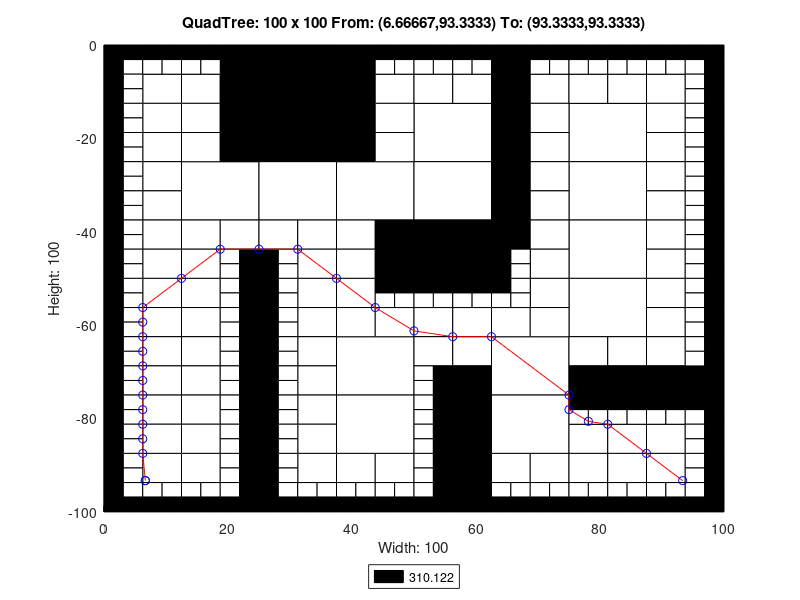

Source code (MATLAB):
axis([0 100 -100 0]);
title('QuadTree: 100 x 100 From: (6.66667,93.3333) To: (93.3333,93.3333)');
xlabel('Width: 100');
ylabel('Height: 100');
rectangle('Position',[25 -12.5 12.5 12.5], 'FaceColor',[0 0 0]);
rectangle('Position',[25 -25 12.5 12.5], 'FaceColor',[0 0 0]);
rectangle('Position',[12.5 -37.5 12.5 12.5], 'FaceColor',[1 1 1]);
rectangle('Position',[25 -37.5 12.5 12.5], 'FaceColor',[1 1 1]);
rectangle('Position',[37.5 -37.5 12.5 12.5], 'FaceColor',[1 1 1]);
rectangle('Position',[50 -25 12.5 12.5], 'FaceColor',[1 1 1]);
rectangle('Position',[75 -25 12.5 12.5], 'FaceColor',[1 1 1]);
rectangle('Position',[50 -37.5 12.5 12.5], 'FaceColor',[1 1 1]);
rectangle('Position',[50 -50 12.5 12.5], 'FaceColor',[0 0 0]);
rectangle('Position',[75 -37.5 12.5 12.5], 'FaceColor',[1 1 1]);
rectangle('Position',[75 -50 12.5 12.5], 'FaceColor',[1 1 1]);
rectangle('Position',[37.5 -75 12.5 12.5], 'FaceColor',[1 1 1]);
rectangle('Position',[37.5 -87.5 12.5 12.5], 'FaceColor',[1 1 1]);
rectangle('Position',[62.5 -75 12.5 12.5], 'FaceColor',[1 1 1]);
rectangle('Position',[75 -62.5 12.5 12.5], 'FaceColor',[1 1 1]);
rectangle('Position',[62.5 -87.5 12.5 12.5], 'FaceColor',[1 1 1]);
rectangle('Position',[6.25 -12.5 6.25 6.25], 'FaceColor',[1 1 1]);
rectangle('Position',[18.75 -6.25 6.25 6.25], 'FaceColor',[0 0 0]);
rectangle('Position',[12.5 -12.5 6.25 6.25], 'FaceColor',[1 1 1]);
rectangle('Position',[18.75 -12.5 6.25 6.25], 'FaceColor',[0 0 0]);
rectangle('Position',[6.25 -18.75 6.25 6.25], 'FaceColor',[1 1 1]);
rectangle('Position',[6.25 -25 6.25 6.25], 'FaceColor',[1 1 1]);
rectangle('Position',[12.5 -18.75 6.25 6.25], 'FaceColor',[1 1 1]);
rectangle('Position',[18.75 -18.75 6.25 6.25], 'FaceColor',[0 0 0]);
rectangle('Position',[12.5 -25 6.25 6.25], 'FaceColor',[1 1 1]);
rectangle('Position',[18.75 -25 6.25 6.25], 'FaceColor',[0 0 0]);
rectangle('Position',[37.5 -6.25 6.25 6.25], 'FaceColor',[0 0 0]);
rectangle('Position',[37.5 -12.5 6.25 6.25], 'FaceColor',[0 0 0]);
rectangle('Position',[43.75 -12.5 6.25 6.25], 'FaceColor',[1 1 1]);
rectangle('Position',[37.5 -18.75 6.25 6.25], 'FaceColor',[0 0 0]);
rectangle('Position',[43.75 -18.75 6.25 6.25], 'FaceColor',[1 1 1]);
rectangle('Position',[37.5 -25 6.25 6.25], 'FaceColor',[0 0 0]);
rectangle('Position',[43.75 -25 6.25 6.25], 'FaceColor',[1 1 1]);
rectangle('Position',[6.25 -31.25 6.25 6.25], 'FaceColor',[1 1 1]);
rectangle('Position',[6.25 -37.5 6.25 6.25], 'FaceColor',[1 1 1]);
rectangle('Position',[6.25 -43.75 6.25 6.25], 'FaceColor',[1 1 1]);
rectangle('Position',[6.25 -50 6.25 6.25], 'FaceColor',[1 1 1]);
rectangle('Position',[12.5 -43.75 6.25 6.25], 'FaceColor',[1 1 1]);
rectangle('Position',[18.75 -43.75 6.25 6.25], 'FaceColor',[1 1 1]);
rectangle('Position',[12.5 -50 6.25 6.25], 'FaceColor',[1 1 1]);
rectangle('Position',[25 -43.75 6.25 6.25], 'FaceColor',[1 1 1]);
rectangle('Position',[31.25 -43.75 6.25 6.25], 'FaceColor',[1 1 1]);
rectangle('Position',[31.25 -50 6.25 6.25], 'FaceColor',[1 1 1]);
rectangle('Position',[37.5 -43.75 6.25 6.25], 'FaceColor',[1 1 1]);
rectangle('Position',[43.75 -43.75 6.25 6.25], 'FaceColor',[0 0 0]);
rectangle('Position',[37.5 -50 6.25 6.25], 'FaceColor',[1 1 1]);
rectangle('Position',[43.75 -50 6.25 6.25], 'FaceColor',[0 0 0]);
rectangle('Position',[50 -12.5 6.25 6.25], 'FaceColor',[1 1 1]);
rectangle('Position',[56.25 -12.5 6.25 6.25], 'FaceColor',[1 1 1]);
rectangle('Position',[62.5 -6.25 6.25 6.25], 'FaceColor',[0 0 0]);
rectangle('Position',[62.5 -12.5 6.25 6.25], 'FaceColor',[0 0 0]);
rectangle('Position',[68.75 -12.5 6.25 6.25], 'FaceColor',[1 1 1]);
rectangle('Position',[62.5 -18.75 6.25 6.25], 'FaceColor',[0 0 0]);
rectangle('Position',[68.75 -18.75 6.25 6.25], 'FaceColor',[1 1 1]);
rectangle('Position',[62.5 -25 6.25 6.25], 'FaceColor',[0 0 0]);
rectangle('Position',[68.75 -25 6.25 6.25], 'FaceColor',[1 1 1]);
rectangle('Position',[75 -12.5 6.25 6.25], 'FaceColor',[1 1 1]);
rectangle('Position',[81.25 -12.5 6.25 6.25], 'FaceColor',[1 1 1]);
rectangle('Position',[87.5 -12.5 6.25 6.25], 'FaceColor',[1 1 1]);
rectangle('Position',[87.5 -18.75 6.25 6.25], 'FaceColor',[1 1 1]);
rectangle('Position',[87.5 -25 6.25 6.25], 'FaceColor',[1 1 1]);
rectangle('Position',[62.5 -31.25 6.25 6.25], 'FaceColor',[0 0 0]);
rectangle('Position',[68.75 -31.25 6.25 6.25], 'FaceColor',[1 1 1]);
rectangle('Position',[62.5 -37.5 6.25 6.25], 'FaceColor',[0 0 0]);
rectangle('Position',[68.75 -37.5 6.25 6.25], 'FaceColor',[1 1 1]);
rectangle('Position',[62.5 -43.75 6.25 6.25], 'FaceColor',[0 0 0]);
rectangle('Position',[68.75 -43.75 6.25 6.25], 'FaceColor',[1 1 1]);
rectangle('Position',[68.75 -50 6.25 6.25], 'FaceColor',[1 1 1]);
rectangle('Position',[87.5 -31.25 6.25 6.25], 'FaceColor',[1 1 1]);
rectangle('Position',[87.5 -37.5 6.25 6.25], 'FaceColor',[1 1 1]);
rectangle('Position',[87.5 -43.75 6.25 6.25], 'FaceColor',[1 1 1]);
rectangle('Position',[87.5 -50 6.25 6.25], 'FaceColor',[1 1 1]);
rectangle('Position',[6.25 -56.25 6.25 6.25], 'FaceColor',[1 1 1]);
rectangle('Position',[6.25 -62.5 6.25 6.25], 'FaceColor',[1 1 1]);
rectangle('Position',[12.5 -56.25 6.25 6.25], 'FaceColor',[1 1 1]);
rectangle('Position',[12.5 -62.5 6.25 6.25], 'FaceColor',[1 1 1]);
rectangle('Position',[6.25 -68.75 6.25 6.25], 'FaceColor',[1 1 1]);
rectangle('Position',[6.25 -75 6.25 6.25], 'FaceColor',[1 1 1]);
rectangle('Position',[12.5 -68.75 6.25 6.25], 'FaceColor',[1 1 1]);
rectangle('Position',[12.5 -75 6.25 6.25], 'FaceColor',[1 1 1]);
rectangle('Position',[31.25 -56.25 6.25 6.25], 'FaceColor',[1 1 1]);
rectangle('Position',[31.25 -62.5 6.25 6.25], 'FaceColor',[1 1 1]);
rectangle('Position',[37.5 -56.25 6.25 6.25], 'FaceColor',[1 1 1]);
rectangle('Position',[37.5 -62.5 6.25 6.25], 'FaceColor',[1 1 1]);
rectangle('Position',[43.75 -62.5 6.25 6.25], 'FaceColor',[1 1 1]);
rectangle('Position',[31.25 -68.75 6.25 6.25], 'FaceColor',[1 1 1]);
rectangle('Position',[31.25 -75 6.25 6.25], 'FaceColor',[1 1 1]);
rectangle('Position',[6.25 -81.25 6.25 6.25], 'FaceColor',[1 1 1]);
rectangle('Position',[6.25 -87.5 6.25 6.25], 'FaceColor',[1 1 1]);
rectangle('Position',[12.5 -81.25 6.25 6.25], 'FaceColor',[1 1 1]);
rectangle('Position',[12.5 -87.5 6.25 6.25], 'FaceColor',[1 1 1]);
rectangle('Position',[6.25 -93.75 6.25 6.25], 'FaceColor',[1 1 1]);
rectangle('Position',[12.5 -93.75 6.25 6.25], 'FaceColor',[1 1 1]);
rectangle('Position',[31.25 -81.25 6.25 6.25], 'FaceColor',[1 1 1]);
rectangle('Position',[31.25 -87.5 6.25 6.25], 'FaceColor',[1 1 1]);
rectangle('Position',[31.25 -93.75 6.25 6.25], 'FaceColor',[1 1 1]);
rectangle('Position',[37.5 -93.75 6.25 6.25], 'FaceColor',[1 1 1]);
rectangle('Position',[43.75 -93.75 6.25 6.25], 'FaceColor',[1 1 1]);
rectangle('Position',[50 -62.5 6.25 6.25], 'FaceColor',[1 1 1]);
rectangle('Position',[56.25 -62.5 6.25 6.25], 'FaceColor',[1 1 1]);
rectangle('Position',[68.75 -56.25 6.25 6.25], 'FaceColor',[1 1 1]);
rectangle('Position',[62.5 -62.5 6.25 6.25], 'FaceColor',[1 1 1]);
rectangle('Position',[68.75 -62.5 6.25 6.25], 'FaceColor',[1 1 1]);
rectangle('Position',[50 -68.75 6.25 6.25], 'FaceColor',[1 1 1]);
rectangle('Position',[56.25 -68.75 6.25 6.25], 'FaceColor',[1 1 1]);
rectangle('Position',[56.25 -75 6.25 6.25], 'FaceColor',[0 0 0]);
rectangle('Position',[87.5 -56.25 6.25 6.25], 'FaceColor',[1 1 1]);
rectangle('Position',[87.5 -62.5 6.25 6.25], 'FaceColor',[1 1 1]);
rectangle('Position',[75 -68.75 6.25 6.25], 'FaceColor',[1 1 1]);
rectangle('Position',[81.25 -68.75 6.25 6.25], 'FaceColor',[1 1 1]);
rectangle('Position',[75 -75 6.25 6.25], 'FaceColor',[0 0 0]);
rectangle('Position',[81.25 -75 6.25 6.25], 'FaceColor',[0 0 0]);
rectangle('Position',[87.5 -68.75 6.25 6.25], 'FaceColor',[1 1 1]);
rectangle('Position',[87.5 -75 6.25 6.25], 'FaceColor',[0 0 0]);
rectangle('Position',[93.75 -75 6.25 6.25], 'FaceColor',[0 0 0]);
rectangle('Position',[56.25 -81.25 6.25 6.25], 'FaceColor',[0 0 0]);
rectangle('Position',[56.25 -87.5 6.25 6.25], 'FaceColor',[0 0 0]);
rectangle('Position',[56.25 -93.75 6.25 6.25], 'FaceColor',[0 0 0]);
rectangle('Position',[56.25 -100 6.25 6.25], 'FaceColor',[0 0 0]);
rectangle('Position',[62.5 -93.75 6.25 6.25], 'FaceColor',[1 1 1]);
rectangle('Position',[68.75 -93.75 6.25 6.25], 'FaceColor',[1 1 1]);
rectangle('Position',[75 -87.5 6.25 6.25], 'FaceColor',[1 1 1]);
rectangle('Position',[81.25 -87.5 6.25 6.25], 'FaceColor',[1 1 1]);
rectangle('Position',[87.5 -87.5 6.25 6.25], 'FaceColor',[1 1 1]);
rectangle('Position',[75 -93.75 6.25 6.25], 'FaceColor',[1 1 1]);
rectangle('Position',[81.25 -93.75 6.25 6.25], 'FaceColor',[1 1 1]);
rectangle('Position',[87.5 -93.75 6.25 6.25], 'FaceColor',[1 1 1]);
rectangle('Position',[0 -3.125 3.125 3.125], 'FaceColor',[0 0 0]);
rectangle('Position',[3.125 -3.125 3.125 3.125], 'FaceColor',[0 0 0]);
rectangle('Position',[0 -6.25 3.125 3.125], 'FaceColor',[0 0 0]);
rectangle('Position',[3.125 -6.25 3.125 3.125], 'FaceColor',[1 1 1]);
rectangle('Position',[6.25 -3.125 3.125 3.125], 'FaceColor',[0 0 0]);
rectangle('Position',[9.375 -3.125 3.125 3.125], 'FaceColor',[0 0 0]);
rectangle('Position',[6.25 -6.25 3.125 3.125], 'FaceColor',[1 1 1]);
rectangle('Position',[9.375 -6.25 3.125 3.125], 'FaceColor',[1 1 1]);
rectangle('Position',[0 -9.375 3.125 3.125], 'FaceColor',[0 0 0]);
rectangle('Position',[3.125 -9.375 3.125 3.125], 'FaceColor',[1 1 1]);
rectangle('Position',[0 -12.5 3.125 3.125], 'FaceColor',[0 0 0]);
rectangle('Position',[3.125 -12.5 3.125 3.125], 'FaceColor',[1 1 1]);
rectangle('Position',[12.5 -3.125 3.125 3.125], 'FaceColor',[0 0 0]);
rectangle('Position',[15.625 -3.125 3.125 3.125], 'FaceColor',[0 0 0]);
rectangle('Position',[12.5 -6.25 3.125 3.125], 'FaceColor',[1 1 1]);
rectangle('Position',[15.625 -6.25 3.125 3.125], 'FaceColor',[1 1 1]);
rectangle('Position',[0 -15.625 3.125 3.125], 'FaceColor',[0 0 0]);
rectangle('Position',[3.125 -15.625 3.125 3.125], 'FaceColor',[1 1 1]);
rectangle('Position',[0 -18.75 3.125 3.125], 'FaceColor',[0 0 0]);
rectangle('Position',[3.125 -18.75 3.125 3.125], 'FaceColor',[1 1 1]);
rectangle('Position',[0 -21.875 3.125 3.125], 'FaceColor',[0 0 0]);
rectangle('Position',[3.125 -21.875 3.125 3.125], 'FaceColor',[1 1 1]);
rectangle('Position',[0 -25 3.125 3.125], 'FaceColor',[0 0 0]);
rectangle('Position',[3.125 -25 3.125 3.125], 'FaceColor',[1 1 1]);
rectangle('Position',[43.75 -3.125 3.125 3.125], 'FaceColor',[0 0 0]);
rectangle('Position',[46.875 -3.125 3.125 3.125], 'FaceColor',[0 0 0]);
rectangle('Position',[43.75 -6.25 3.125 3.125], 'FaceColor',[1 1 1]);
rectangle('Position',[46.875 -6.25 3.125 3.125], 'FaceColor',[1 1 1]);
rectangle('Position',[0 -28.125 3.125 3.125], 'FaceColor',[0 0 0]);
rectangle('Position',[3.125 -28.125 3.125 3.125], 'FaceColor',[1 1 1]);
rectangle('Position',[0 -31.25 3.125 3.125], 'FaceColor',[0 0 0]);
rectangle('Position',[3.125 -31.25 3.125 3.125], 'FaceColor',[1 1 1]);
rectangle('Position',[0 -34.375 3.125 3.125], 'FaceColor',[0 0 0]);
rectangle('Position',[3.125 -34.375 3.125 3.125], 'FaceColor',[1 1 1]);
rectangle('Position',[0 -37.5 3.125 3.125], 'FaceColor',[0 0 0]);
rectangle('Position',[3.125 -37.5 3.125 3.125], 'FaceColor',[1 1 1]);
rectangle('Position',[0 -40.625 3.125 3.125], 'FaceColor',[0 0 0]);
rectangle('Position',[3.125 -40.625 3.125 3.125], 'FaceColor',[1 1 1]);
rectangle('Position',[0 -43.75 3.125 3.125], 'FaceColor',[0 0 0]);
rectangle('Position',[3.125 -43.75 3.125 3.125], 'FaceColor',[1 1 1]);
rectangle('Position',[0 -46.875 3.125 3.125], 'FaceColor',[0 0 0]);
rectangle('Position',[3.125 -46.875 3.125 3.125], 'FaceColor',[1 1 1]);
rectangle('Position',[0 -50 3.125 3.125], 'FaceColor',[0 0 0]);
rectangle('Position',[3.125 -50 3.125 3.125], 'FaceColor',[1 1 1]);
rectangle('Position',[18.75 -46.875 3.125 3.125], 'FaceColor',[1 1 1]);
rectangle('Position',[21.875 -46.875 3.125 3.125], 'FaceColor',[0 0 0]);
rectangle('Position',[18.75 -50 3.125 3.125], 'FaceColor',[1 1 1]);
rectangle('Position',[21.875 -50 3.125 3.125], 'FaceColor',[0 0 0]);
rectangle('Position',[25 -46.875 3.125 3.125], 'FaceColor',[0 0 0]);
rectangle('Position',[28.125 -46.875 3.125 3.125], 'FaceColor',[1 1 1]);
rectangle('Position',[25 -50 3.125 3.125], 'FaceColor',[0 0 0]);
rectangle('Position',[28.125 -50 3.125 3.125], 'FaceColor',[1 1 1]);
rectangle('Position',[50 -3.125 3.125 3.125], 'FaceColor',[0 0 0]);
rectangle('Position',[53.125 -3.125 3.125 3.125], 'FaceColor',[0 0 0]);
rectangle('Position',[50 -6.25 3.125 3.125], 'FaceColor',[1 1 1]);
rectangle('Position',[53.125 -6.25 3.125 3.125], 'FaceColor',[1 1 1]);
rectangle('Position',[56.25 -3.125 3.125 3.125], 'FaceColor',[0 0 0]);
rectangle('Position',[59.375 -3.125 3.125 3.125], 'FaceColor',[0 0 0]);
rectangle('Position',[56.25 -6.25 3.125 3.125], 'FaceColor',[1 1 1]);
rectangle('Position',[59.375 -6.25 3.125 3.125], 'FaceColor',[1 1 1]);
rectangle('Position',[68.75 -3.125 3.125 3.125], 'FaceColor',[0 0 0]);
rectangle('Position',[71.875 -3.125 3.125 3.125], 'FaceColor',[0 0 0]);
rectangle('Position',[68.75 -6.25 3.125 3.125], 'FaceColor',[1 1 1]);
rectangle('Position',[71.875 -6.25 3.125 3.125], 'FaceColor',[1 1 1]);
rectangle('Position',[75 -3.125 3.125 3.125], 'FaceColor',[0 0 0]);
rectangle('Position',[78.125 -3.125 3.125 3.125], 'FaceColor',[0 0 0]);
rectangle('Position',[75 -6.25 3.125 3.125], 'FaceColor',[1 1 1]);
rectangle('Position',[78.125 -6.25 3.125 3.125], 'FaceColor',[1 1 1]);
rectangle('Position',[81.25 -3.125 3.125 3.125], 'FaceColor',[0 0 0]);
rectangle('Position',[84.375 -3.125 3.125 3.125], 'FaceColor',[0 0 0]);
rectangle('Position',[81.25 -6.25 3.125 3.125], 'FaceColor',[1 1 1]);
rectangle('Position',[84.375 -6.25 3.125 3.125], 'FaceColor',[1 1 1]);
rectangle('Position',[87.5 -3.125 3.125 3.125], 'FaceColor',[0 0 0]);
rectangle('Position',[90.625 -3.125 3.125 3.125], 'FaceColor',[0 0 0]);
rectangle('Position',[87.5 -6.25 3.125 3.125], 'FaceColor',[1 1 1]);
rectangle('Position',[90.625 -6.25 3.125 3.125], 'FaceColor',[1 1 1]);
rectangle('Position',[93.75 -3.125 3.125 3.125], 'FaceColor',[0 0 0]);
rectangle('Position',[96.875 -3.125 3.125 3.125], 'FaceColor',[0 0 0]);
rectangle('Position',[93.75 -6.25 3.125 3.125], 'FaceColor',[1 1 1]);
rectangle('Position',[96.875 -6.25 3.125 3.125], 'FaceColor',[0 0 0]);
rectangle('Position',[93.75 -9.375 3.125 3.125], 'FaceColor',[1 1 1]);
rectangle('Position',[96.875 -9.375 3.125 3.125], 'FaceColor',[0 0 0]);
rectangle('Position',[93.75 -12.5 3.125 3.125], 'FaceColor',[1 1 1]);
rectangle('Position',[96.875 -12.5 3.125 3.125], 'FaceColor',[0 0 0]);
rectangle('Position',[93.75 -15.625 3.125 3.125], 'FaceColor',[1 1 1]);
rectangle('Position',[96.875 -15.625 3.125 3.125], 'FaceColor',[0 0 0]);
rectangle('Position',[93.75 -18.75 3.125 3.125], 'FaceColor',[1 1 1]);
rectangle('Position',[96.875 -18.75 3.125 3.125], 'FaceColor',[0 0 0]);
rectangle('Position',[93.75 -21.875 3.125 3.125], 'FaceColor',[1 1 1]);
rectangle('Position',[96.875 -21.875 3.125 3.125], 'FaceColor',[0 0 0]);
rectangle('Position',[93.75 -25 3.125 3.125], 'FaceColor',[1 1 1]);
rectangle('Position',[96.875 -25 3.125 3.125], 'FaceColor',[0 0 0]);
rectangle('Position',[62.5 -46.875 3.125 3.125], 'FaceColor',[0 0 0]);
rectangle('Position',[65.625 -46.875 3.125 3.125], 'FaceColor',[1 1 1]);
rectangle('Position',[62.5 -50 3.125 3.125], 'FaceColor',[0 0 0]);
rectangle('Position',[65.625 -50 3.125 3.125], 'FaceColor',[1 1 1]);
rectangle('Position',[93.75 -28.125 3.125 3.125], 'FaceColor',[1 1 1]);
rectangle('Position',[96.875 -28.125 3.125 3.125], 'FaceColor',[0 0 0]);
rectangle('Position',[93.75 -31.25 3.125 3.125], 'FaceColor',[1 1 1]);
rectangle('Position',[96.875 -31.25 3.125 3.125], 'FaceColor',[0 0 0]);
rectangle('Position',[93.75 -34.375 3.125 3.125], 'FaceColor',[1 1 1]);
rectangle('Position',[96.875 -34.375 3.125 3.125], 'FaceColor',[0 0 0]);
rectangle('Position',[93.75 -37.5 3.125 3.125], 'FaceColor',[1 1 1]);
rectangle('Position',[96.875 -37.5 3.125 3.125], 'FaceColor',[0 0 0]);
rectangle('Position',[93.75 -40.625 3.125 3.125], 'FaceColor',[1 1 1]);
rectangle('Position',[96.875 -40.625 3.125 3.125], 'FaceColor',[0 0 0]);
rectangle('Position',[93.75 -43.75 3.125 3.125], 'FaceColor',[1 1 1]);
rectangle('Position',[96.875 -43.75 3.125 3.125], 'FaceColor',[0 0 0]);
rectangle('Position',[93.75 -46.875 3.125 3.125], 'FaceColor',[1 1 1]);
rectangle('Position',[96.875 -46.875 3.125 3.125], 'FaceColor',[0 0 0]);
rectangle('Position',[93.75 -50 3.125 3.125], 'FaceColor',[1 1 1]);
rectangle('Position',[96.875 -50 3.125 3.125], 'FaceColor',[0 0 0]);
rectangle('Position',[0 -53.125 3.125 3.125], 'FaceColor',[0 0 0]);
rectangle('Position',[3.125 -53.125 3.125 3.125], 'FaceColor',[1 1 1]);
rectangle('Position',[0 -56.25 3.125 3.125], 'FaceColor',[0 0 0]);
rectangle('Position',[3.125 -56.25 3.125 3.125], 'FaceColor',[1 1 1]);
rectangle('Position',[0 -59.375 3.125 3.125], 'FaceColor',[0 0 0]);
rectangle('Position',[3.125 -59.375 3.125 3.125], 'FaceColor',[1 1 1]);
rectangle('Position',[0 -62.5 3.125 3.125], 'FaceColor',[0 0 0]);
rectangle('Position',[3.125 -62.5 3.125 3.125], 'FaceColor',[1 1 1]);
rectangle('Position',[18.75 -53.125 3.125 3.125], 'FaceColor',[1 1 1]);
rectangle('Position',[21.875 -53.125 3.125 3.125], 'FaceColor',[0 0 0]);
rectangle('Position',[18.75 -56.25 3.125 3.125], 'FaceColor',[1 1 1]);
rectangle('Position',[21.875 -56.25 3.125 3.125], 'FaceColor',[0 0 0]);
rectangle('Position',[18.75 -59.375 3.125 3.125], 'FaceColor',[1 1 1]);
rectangle('Position',[21.875 -59.375 3.125 3.125], 'FaceColor',[0 0 0]);
rectangle('Position',[18.75 -62.5 3.125 3.125], 'FaceColor',[1 1 1]);
rectangle('Position',[21.875 -62.5 3.125 3.125], 'FaceColor',[0 0 0]);
rectangle('Position',[0 -65.625 3.125 3.125], 'FaceColor',[0 0 0]);
rectangle('Position',[3.125 -65.625 3.125 3.125], 'FaceColor',[1 1 1]);
rectangle('Position',[0 -68.75 3.125 3.125], 'FaceColor',[0 0 0]);
rectangle('Position',[3.125 -68.75 3.125 3.125], 'FaceColor',[1 1 1]);
rectangle('Position',[0 -71.875 3.125 3.125], 'FaceColor',[0 0 0]);
rectangle('Position',[3.125 -71.875 3.125 3.125], 'FaceColor',[1 1 1]);
rectangle('Position',[0 -75 3.125 3.125], 'FaceColor',[0 0 0]);
rectangle('Position',[3.125 -75 3.125 3.125], 'FaceColor',[1 1 1]);
rectangle('Position',[18.75 -65.625 3.125 3.125], 'FaceColor',[1 1 1]);
rectangle('Position',[21.875 -65.625 3.125 3.125], 'FaceColor',[0 0 0]);
rectangle('Position',[18.75 -68.75 3.125 3.125], 'FaceColor',[1 1 1]);
rectangle('Position',[21.875 -68.75 3.125 3.125], 'FaceColor',[0 0 0]);
rectangle('Position',[18.75 -71.875 3.125 3.125], 'FaceColor',[1 1 1]);
rectangle('Position',[21.875 -71.875 3.125 3.125], 'FaceColor',[0 0 0]);
rectangle('Position',[18.75 -75 3.125 3.125], 'FaceColor',[1 1 1]);
rectangle('Position',[21.875 -75 3.125 3.125], 'FaceColor',[0 0 0]);
rectangle('Position',[25 -53.125 3.125 3.125], 'FaceColor',[0 0 0]);
rectangle('Position',[28.125 -53.125 3.125 3.125], 'FaceColor',[1 1 1]);
rectangle('Position',[25 -56.25 3.125 3.125], 'FaceColor',[0 0 0]);
rectangle('Position',[28.125 -56.25 3.125 3.125], 'FaceColor',[1 1 1]);
rectangle('Position',[25 -59.375 3.125 3.125], 'FaceColor',[0 0 0]);
rectangle('Position',[28.125 -59.375 3.125 3.125], 'FaceColor',[1 1 1]);
rectangle('Position',[25 -62.5 3.125 3.125], 'FaceColor',[0 0 0]);
rectangle('Position',[28.125 -62.5 3.125 3.125], 'FaceColor',[1 1 1]);
rectangle('Position',[43.75 -53.125 3.125 3.125], 'FaceColor',[0 0 0]);
rectangle('Position',[46.875 -53.125 3.125 3.125], 'FaceColor',[0 0 0]);
rectangle('Position',[43.75 -56.25 3.125 3.125], 'FaceColor',[1 1 1]);
rectangle('Position',[46.875 -56.25 3.125 3.125], 'FaceColor',[1 1 1]);
rectangle('Position',[25 -65.625 3.125 3.125], 'FaceColor',[0 0 0]);
rectangle('Position',[28.125 -65.625 3.125 3.125], 'FaceColor',[1 1 1]);
rectangle('Position',[25 -68.75 3.125 3.125], 'FaceColor',[0 0 0]);
rectangle('Position',[28.125 -68.75 3.125 3.125], 'FaceColor',[1 1 1]);
rectangle('Position',[25 -71.875 3.125 3.125], 'FaceColor',[0 0 0]);
rectangle('Position',[28.125 -71.875 3.125 3.125], 'FaceColor',[1 1 1]);
rectangle('Position',[25 -75 3.125 3.125], 'FaceColor',[0 0 0]);
rectangle('Position',[28.125 -75 3.125 3.125], 'FaceColor',[1 1 1]);
rectangle('Position',[0 -78.125 3.125 3.125], 'FaceColor',[0 0 0]);
rectangle('Position',[3.125 -78.125 3.125 3.125], 'FaceColor',[1 1 1]);
rectangle('Position',[0 -81.25 3.125 3.125], 'FaceColor',[0 0 0]);
rectangle('Position',[3.125 -81.25 3.125 3.125], 'FaceColor',[1 1 1]);
rectangle('Position',[0 -84.375 3.125 3.125], 'FaceColor',[0 0 0]);
rectangle('Position',[3.125 -84.375 3.125 3.125], 'FaceColor',[1 1 1]);
rectangle('Position',[0 -87.5 3.125 3.125], 'FaceColor',[0 0 0]);
rectangle('Position',[3.125 -87.5 3.125 3.125], 'FaceColor',[1 1 1]);
rectangle('Position',[18.75 -78.125 3.125 3.125], 'FaceColor',[1 1 1]);
rectangle('Position',[21.875 -78.125 3.125 3.125], 'FaceColor',[0 0 0]);
rectangle('Position',[18.75 -81.25 3.125 3.125], 'FaceColor',[1 1 1]);
rectangle('Position',[21.875 -81.25 3.125 3.125], 'FaceColor',[0 0 0]);
rectangle('Position',[18.75 -84.375 3.125 3.125], 'FaceColor',[1 1 1]);
rectangle('Position',[21.875 -84.375 3.125 3.125], 'FaceColor',[0 0 0]);
rectangle('Position',[18.75 -87.5 3.125 3.125], 'FaceColor',[1 1 1]);
rectangle('Position',[21.875 -87.5 3.125 3.125], 'FaceColor',[0 0 0]);
rectangle('Position',[0 -90.625 3.125 3.125], 'FaceColor',[0 0 0]);
rectangle('Position',[3.125 -90.625 3.125 3.125], 'FaceColor',[1 1 1]);
rectangle('Position',[0 -93.75 3.125 3.125], 'FaceColor',[0 0 0]);
rectangle('Position',[3.125 -93.75 3.125 3.125], 'FaceColor',[1 1 1]);
rectangle('Position',[0 -96.875 3.125 3.125], 'FaceColor',[0 0 0]);
rectangle('Position',[3.125 -96.875 3.125 3.125], 'FaceColor',[1 1 1]);
rectangle('Position',[0 -100 3.125 3.125], 'FaceColor',[0 0 0]);
rectangle('Position',[3.125 -100 3.125 3.125], 'FaceColor',[0 0 0]);
rectangle('Position',[6.25 -96.875 3.125 3.125], 'FaceColor',[1 1 1]);
rectangle('Position',[9.375 -96.875 3.125 3.125], 'FaceColor',[1 1 1]);
rectangle('Position',[6.25 -100 3.125 3.125], 'FaceColor',[0 0 0]);
rectangle('Position',[9.375 -100 3.125 3.125], 'FaceColor',[0 0 0]);
rectangle('Position',[18.75 -90.625 3.125 3.125], 'FaceColor',[1 1 1]);
rectangle('Position',[21.875 -90.625 3.125 3.125], 'FaceColor',[0 0 0]);
rectangle('Position',[18.75 -93.75 3.125 3.125], 'FaceColor',[1 1 1]);
rectangle('Position',[21.875 -93.75 3.125 3.125], 'FaceColor',[0 0 0]);
rectangle('Position',[12.5 -96.875 3.125 3.125], 'FaceColor',[1 1 1]);
rectangle('Position',[15.625 -96.875 3.125 3.125], 'FaceColor',[1 1 1]);
rectangle('Position',[12.5 -100 3.125 3.125], 'FaceColor',[0 0 0]);
rectangle('Position',[15.625 -100 3.125 3.125], 'FaceColor',[0 0 0]);
rectangle('Position',[18.75 -96.875 3.125 3.125], 'FaceColor',[1 1 1]);
rectangle('Position',[21.875 -96.875 3.125 3.125], 'FaceColor',[0 0 0]);
rectangle('Position',[18.75 -100 3.125 3.125], 'FaceColor',[0 0 0]);
rectangle('Position',[21.875 -100 3.125 3.125], 'FaceColor',[0 0 0]);
rectangle('Position',[25 -78.125 3.125 3.125], 'FaceColor',[0 0 0]);
rectangle('Position',[28.125 -78.125 3.125 3.125], 'FaceColor',[1 1 1]);
rectangle('Position',[25 -81.25 3.125 3.125], 'FaceColor',[0 0 0]);
rectangle('Position',[28.125 -81.25 3.125 3.125], 'FaceColor',[1 1 1]);
rectangle('Position',[25 -84.375 3.125 3.125], 'FaceColor',[0 0 0]);
rectangle('Position',[28.125 -84.375 3.125 3.125], 'FaceColor',[1 1 1]);
rectangle('Position',[25 -87.5 3.125 3.125], 'FaceColor',[0 0 0]);
rectangle('Position',[28.125 -87.5 3.125 3.125], 'FaceColor',[1 1 1]);
rectangle('Position',[25 -90.625 3.125 3.125], 'FaceColor',[0 0 0]);
rectangle('Position',[28.125 -90.625 3.125 3.125], 'FaceColor',[1 1 1]);
rectangle('Position',[25 -93.75 3.125 3.125], 'FaceColor',[0 0 0]);
rectangle('Position',[28.125 -93.75 3.125 3.125], 'FaceColor',[1 1 1]);
rectangle('Position',[25 -96.875 3.125 3.125], 'FaceColor',[0 0 0]);
rectangle('Position',[28.125 -96.875 3.125 3.125], 'FaceColor',[1 1 1]);
rectangle('Position',[25 -100 3.125 3.125], 'FaceColor',[0 0 0]);
rectangle('Position',[28.125 -100 3.125 3.125], 'FaceColor',[0 0 0]);
rectangle('Position',[31.25 -96.875 3.125 3.125], 'FaceColor',[1 1 1]);
rectangle('Position',[34.375 -96.875 3.125 3.125], 'FaceColor',[1 1 1]);
rectangle('Position',[31.25 -100 3.125 3.125], 'FaceColor',[0 0 0]);
rectangle('Position',[34.375 -100 3.125 3.125], 'FaceColor',[0 0 0]);
rectangle('Position',[37.5 -96.875 3.125 3.125], 'FaceColor',[1 1 1]);
rectangle('Position',[40.625 -96.875 3.125 3.125], 'FaceColor',[1 1 1]);
rectangle('Position',[37.5 -100 3.125 3.125], 'FaceColor',[0 0 0]);
rectangle('Position',[40.625 -100 3.125 3.125], 'FaceColor',[0 0 0]);
rectangle('Position',[43.75 -96.875 3.125 3.125], 'FaceColor',[1 1 1]);
rectangle('Position',[46.875 -96.875 3.125 3.125], 'FaceColor',[1 1 1]);
rectangle('Position',[43.75 -100 3.125 3.125], 'FaceColor',[0 0 0]);
rectangle('Position',[46.875 -100 3.125 3.125], 'FaceColor',[0 0 0]);
rectangle('Position',[50 -53.125 3.125 3.125], 'FaceColor',[0 0 0]);
rectangle('Position',[53.125 -53.125 3.125 3.125], 'FaceColor',[0 0 0]);
rectangle('Position',[50 -56.25 3.125 3.125], 'FaceColor',[1 1 1]);
rectangle('Position',[53.125 -56.25 3.125 3.125], 'FaceColor',[1 1 1]);
rectangle('Position',[56.25 -53.125 3.125 3.125], 'FaceColor',[0 0 0]);
rectangle('Position',[59.375 -53.125 3.125 3.125], 'FaceColor',[0 0 0]);
rectangle('Position',[56.25 -56.25 3.125 3.125], 'FaceColor',[1 1 1]);
rectangle('Position',[59.375 -56.25 3.125 3.125], 'FaceColor',[1 1 1]);
rectangle('Position',[62.5 -53.125 3.125 3.125], 'FaceColor',[0 0 0]);
rectangle('Position',[65.625 -53.125 3.125 3.125], 'FaceColor',[1 1 1]);
rectangle('Position',[62.5 -56.25 3.125 3.125], 'FaceColor',[1 1 1]);
rectangle('Position',[65.625 -56.25 3.125 3.125], 'FaceColor',[1 1 1]);
rectangle('Position',[50 -71.875 3.125 3.125], 'FaceColor',[1 1 1]);
rectangle('Position',[53.125 -71.875 3.125 3.125], 'FaceColor',[0 0 0]);
rectangle('Position',[50 -75 3.125 3.125], 'FaceColor',[1 1 1]);
rectangle('Position',[53.125 -75 3.125 3.125], 'FaceColor',[0 0 0]);
rectangle('Position',[93.75 -53.125 3.125 3.125], 'FaceColor',[1 1 1]);
rectangle('Position',[96.875 -53.125 3.125 3.125], 'FaceColor',[0 0 0]);
rectangle('Position',[93.75 -56.25 3.125 3.125], 'FaceColor',[1 1 1]);
rectangle('Position',[96.875 -56.25 3.125 3.125], 'FaceColor',[0 0 0]);
rectangle('Position',[93.75 -59.375 3.125 3.125], 'FaceColor',[1 1 1]);
rectangle('Position',[96.875 -59.375 3.125 3.125], 'FaceColor',[0 0 0]);
rectangle('Position',[93.75 -62.5 3.125 3.125], 'FaceColor',[1 1 1]);
rectangle('Position',[96.875 -62.5 3.125 3.125], 'FaceColor',[0 0 0]);
rectangle('Position',[93.75 -65.625 3.125 3.125], 'FaceColor',[1 1 1]);
rectangle('Position',[96.875 -65.625 3.125 3.125], 'FaceColor',[0 0 0]);
rectangle('Position',[93.75 -68.75 3.125 3.125], 'FaceColor',[1 1 1]);
rectangle('Position',[96.875 -68.75 3.125 3.125], 'FaceColor',[0 0 0]);
rectangle('Position',[50 -78.125 3.125 3.125], 'FaceColor',[1 1 1]);
rectangle('Position',[53.125 -78.125 3.125 3.125], 'FaceColor',[0 0 0]);
rectangle('Position',[50 -81.25 3.125 3.125], 'FaceColor',[1 1 1]);
rectangle('Position',[53.125 -81.25 3.125 3.125], 'FaceColor',[0 0 0]);
rectangle('Position',[50 -84.375 3.125 3.125], 'FaceColor',[1 1 1]);
rectangle('Position',[53.125 -84.375 3.125 3.125], 'FaceColor',[0 0 0]);
rectangle('Position',[50 -87.5 3.125 3.125], 'FaceColor',[1 1 1]);
rectangle('Position',[53.125 -87.5 3.125 3.125], 'FaceColor',[0 0 0]);
rectangle('Position',[50 -90.625 3.125 3.125], 'FaceColor',[1 1 1]);
rectangle('Position',[53.125 -90.625 3.125 3.125], 'FaceColor',[0 0 0]);
rectangle('Position',[50 -93.75 3.125 3.125], 'FaceColor',[1 1 1]);
rectangle('Position',[53.125 -93.75 3.125 3.125], 'FaceColor',[0 0 0]);
rectangle('Position',[50 -96.875 3.125 3.125], 'FaceColor',[1 1 1]);
rectangle('Position',[53.125 -96.875 3.125 3.125], 'FaceColor',[0 0 0]);
rectangle('Position',[50 -100 3.125 3.125], 'FaceColor',[0 0 0]);
rectangle('Position',[53.125 -100 3.125 3.125], 'FaceColor',[0 0 0]);
rectangle('Position',[62.5 -96.875 3.125 3.125], 'FaceColor',[1 1 1]);
rectangle('Position',[65.625 -96.875 3.125 3.125], 'FaceColor',[1 1 1]);
rectangle('Position',[62.5 -100 3.125 3.125], 'FaceColor',[0 0 0]);
rectangle('Position',[65.625 -100 3.125 3.125], 'FaceColor',[0 0 0]);
rectangle('Position',[68.75 -96.875 3.125 3.125], 'FaceColor',[1 1 1]);
rectangle('Position',[71.875 -96.875 3.125 3.125], 'FaceColor',[1 1 1]);
rectangle('Position',[68.75 -100 3.125 3.125], 'FaceColor',[0 0 0]);
rectangle('Position',[71.875 -100 3.125 3.125], 'FaceColor',[0 0 0]);
rectangle('Position',[75 -78.125 3.125 3.125], 'FaceColor',[0 0 0]);
rectangle('Position',[78.125 -78.125 3.125 3.125], 'FaceColor',[0 0 0]);
rectangle('Position',[75 -81.25 3.125 3.125], 'FaceColor',[1 1 1]);
rectangle('Position',[78.125 -81.25 3.125 3.125], 'FaceColor',[1 1 1]);
rectangle('Position',[81.25 -78.125 3.125 3.125], 'FaceColor',[0 0 0]);
rectangle('Position',[84.375 -78.125 3.125 3.125], 'FaceColor',[0 0 0]);
rectangle('Position',[81.25 -81.25 3.125 3.125], 'FaceColor',[1 1 1]);
rectangle('Position',[84.375 -81.25 3.125 3.125], 'FaceColor',[1 1 1]);
rectangle('Position',[87.5 -78.125 3.125 3.125], 'FaceColor',[0 0 0]);
rectangle('Position',[90.625 -78.125 3.125 3.125], 'FaceColor',[0 0 0]);
rectangle('Position',[87.5 -81.25 3.125 3.125], 'FaceColor',[1 1 1]);
rectangle('Position',[90.625 -81.25 3.125 3.125], 'FaceColor',[1 1 1]);
rectangle('Position',[93.75 -78.125 3.125 3.125], 'FaceColor',[0 0 0]);
rectangle('Position',[96.875 -78.125 3.125 3.125], 'FaceColor',[0 0 0]);
rectangle('Position',[93.75 -81.25 3.125 3.125], 'FaceColor',[1 1 1]);
rectangle('Position',[96.875 -81.25 3.125 3.125], 'FaceColor',[0 0 0]);
rectangle('Position',[93.75 -84.375 3.125 3.125], 'FaceColor',[1 1 1]);
rectangle('Position',[96.875 -84.375 3.125 3.125], 'FaceColor',[0 0 0]);
rectangle('Position',[93.75 -87.5 3.125 3.125], 'FaceColor',[1 1 1]);
rectangle('Position',[96.875 -87.5 3.125 3.125], 'FaceColor',[0 0 0]);
rectangle('Position',[75 -96.875 3.125 3.125], 'FaceColor',[1 1 1]);
rectangle('Position',[78.125 -96.875 3.125 3.125], 'FaceColor',[1 1 1]);
rectangle('Position',[75 -100 3.125 3.125], 'FaceColor',[0 0 0]);
rectangle('Position',[78.125 -100 3.125 3.125], 'FaceColor',[0 0 0]);
rectangle('Position',[81.25 -96.875 3.125 3.125], 'FaceColor',[1 1 1]);
rectangle('Position',[84.375 -96.875 3.125 3.125], 'FaceColor',[1 1 1]);
rectangle('Position',[81.25 -100 3.125 3.125], 'FaceColor',[0 0 0]);
rectangle('Position',[84.375 -100 3.125 3.125], 'FaceColor',[0 0 0]);
rectangle('Position',[93.75 -90.625 3.125 3.125], 'FaceColor',[1 1 1]);
rectangle('Position',[96.875 -90.625 3.125 3.125], 'FaceColor',[0 0 0]);
rectangle('Position',[93.75 -93.75 3.125 3.125], 'FaceColor',[1 1 1]);
rectangle('Position',[96.875 -93.75 3.125 3.125], 'FaceColor',[0 0 0]);
rectangle('Position',[87.5 -96.875 3.125 3.125], 'FaceColor',[1 1 1]);
rectangle('Position',[90.625 -96.875 3.125 3.125], 'FaceColor',[1 1 1]);
rectangle('Position',[87.5 -100 3.125 3.125], 'FaceColor',[0 0 0]);
rectangle('Position',[90.625 -100 3.125 3.125], 'FaceColor',[0 0 0]);
rectangle('Position',[93.75 -96.875 3.125 3.125], 'FaceColor',[1 1 1]);
rectangle('Position',[96.875 -96.875 3.125 3.125], 'FaceColor',[0 0 0]);
rectangle('Position',[93.75 -100 3.125 3.125], 'FaceColor',[0 0 0]);
rectangle('Position',[96.875 -100 3.125 3.125], 'FaceColor',[0 0 0]);
X=[93.3333,87.5,81.25,78.125,75,75,62.5,56.25,50,43.75,37.5,31.25,25,18.75,12.5,6.25,6.25,6.25,6.25,6.25,6.25,6.25,6.25,6.25,6.25,6.25,6.66667,6.66667];
Y=[-93.3333,-87.5,-81.25,-80.625,-78.125,-75,-62.5,-62.5,-61.25,-56.25,-50,-43.75,-43.75,-43.75,-50,-56.25,-59.375,-62.5,-65.625,-68.75,-71.875,-75,-78.125,-81.25,-84.375,-87.5,-93.3333,-93.3333];
hold on;
plot(X,Y,'r');
plot(X,Y,'bo');
legend('310.122','Location','southoutside');
